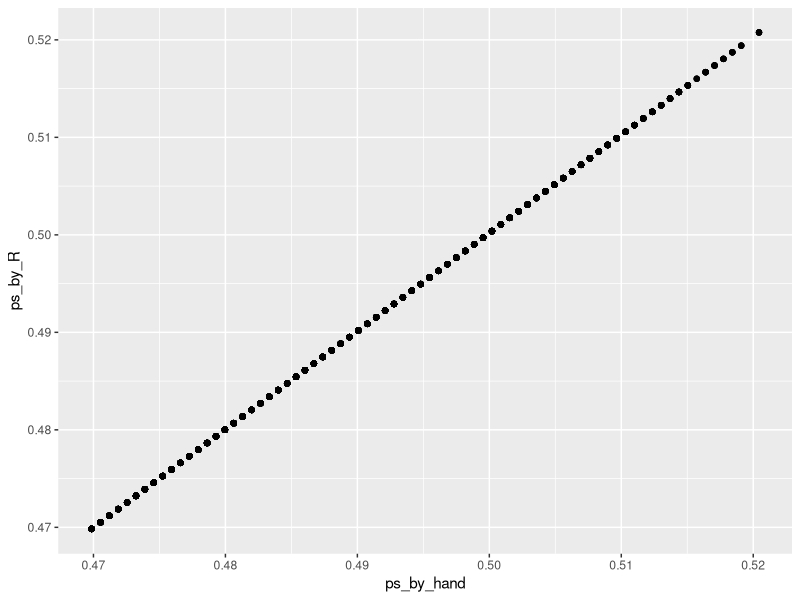
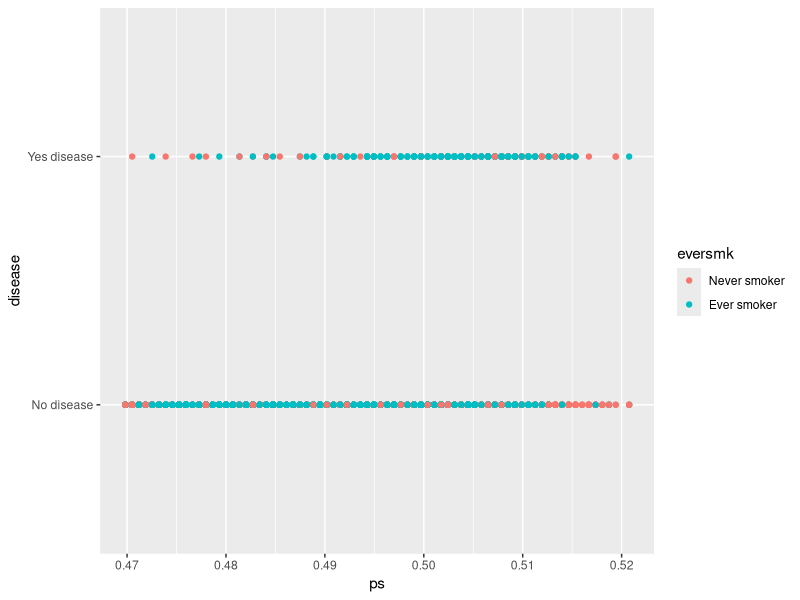
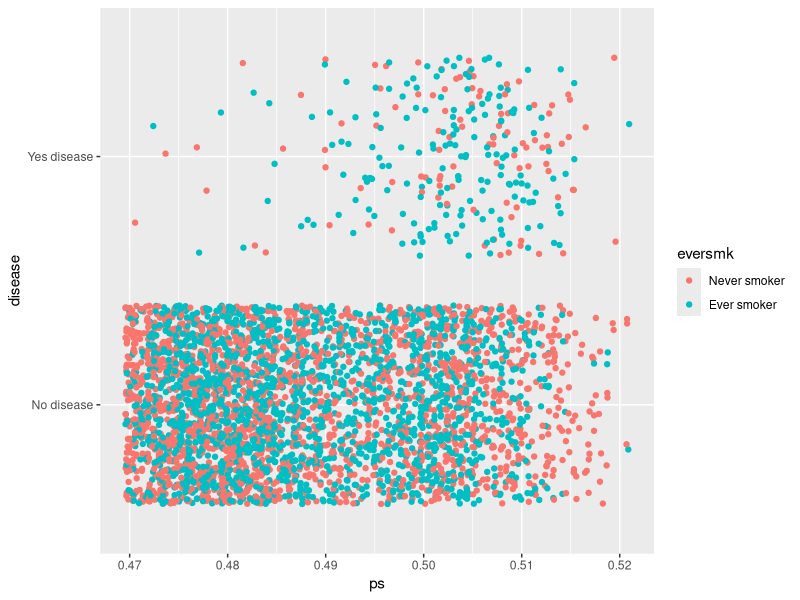
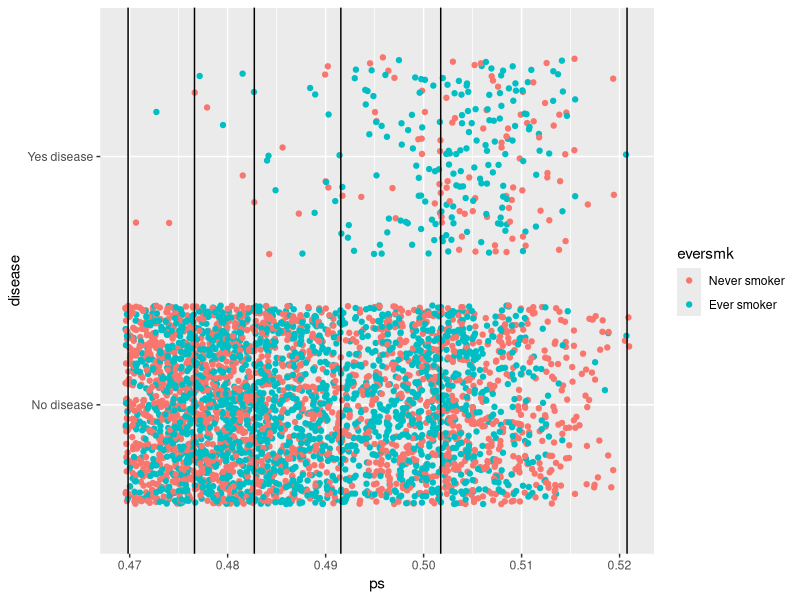
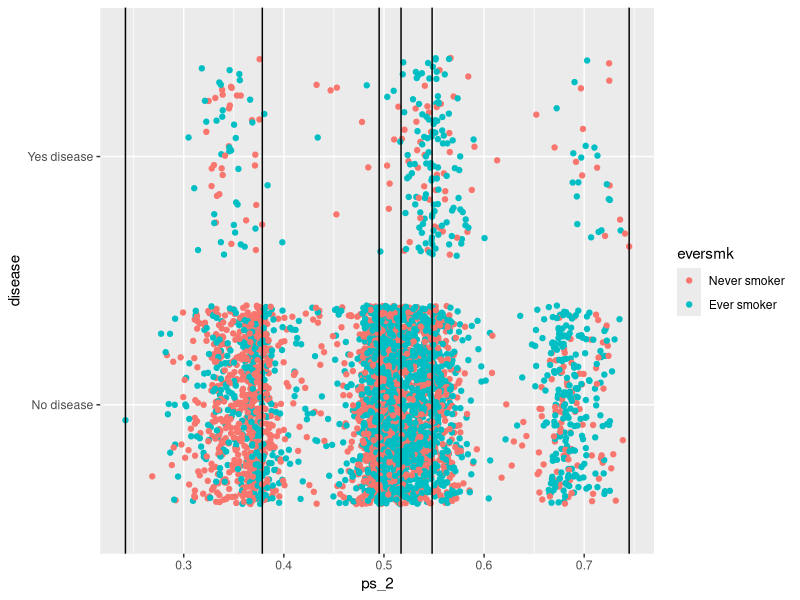

Write the R code that produced these figures, in order.
## ---- chunk 1
knitr::opts_chunk$set(echo = TRUE, message = FALSE)
knitr::opts_knit$set(root.dir = "/cloud/project")
## ---- chunk 2
library(tidyverse)  # core group of tidyverse packages
library(kableExtra)  # to make nice tables
## ---- chunk 3
nmes_data <- read_csv("./Module1/nmesUNPROC.csv")

nmes_data <- nmes_data %>%
  mutate(eversmk = factor(eversmk, levels = c("0", "1"), labels = c("Never smoker", "Ever smoker")),
         lc5 = factor(lc5, levels = c("0", "1"), labels = c("No LC", "LC")),
         female = factor(female, levels = c("0", "1"), labels = c("Male", "Female")),
         chd5 = factor(chd5, levels = c("0", "1"), labels = c("No CHD", "CHD")),
         poor = factor(poor, levels = c("0", "1"), labels = c("Not Poor", "Poor"))
         )
nmes_data <- nmes_data %>%
  mutate(disease = factor(lc5 == "LC" | chd5 == "CHD", 
                          levels=c(FALSE,TRUE), 
                          labels=c("No disease", "Yes disease")))

model1 <- glm(disease ~ eversmk, family=binomial(link="logit"), data=nmes_data)
summary(model1)

exp(coef(model1))

## ---- chunk 4
nmes_data <- read_csv("./Module1/nmesUNPROC.csv")

nmes_data <- nmes_data %>%
  
### Create variables for age, marital status, and education categories
  
  mutate( age_cat =     cut(age, 
                            breaks = c(0, 44, 100), 
                            right = TRUE,
                            labels = c("19-44", "45+")),
          married_cat = cut(marital,
                            breaks = c(0, 1, 5),
                            right = TRUE,
                            labels = c("Currently/once married",
                                       "Never married")),
          educate_cat = cut(educate,
                            breaks = c(0, 1, 4),
                            right = TRUE,
                            labels = c("College grad",
                                       "Other")),
          
  ### Create meaningful labels using factor()
  
          female =  factor(female, 
                           levels = c(0,1), 
                           labels=c("Male", "Female")),
          eversmk = factor(eversmk, 
                           levels = c("0", "1"), 
                           labels = c("Never smoker", "Ever smoker")), 
          current = factor(current,
                           levels = c("0", "1"),
                           labels = c("Not current smoker", "Current smoker")),
          former =  factor(former,
                           levels = c("0", "1"),
                           labels = c("Not former smoker", "Former smoker")),
          lc5 =     factor(lc5, 
                           levels = c("0", "1"), 
                           labels = c("No LC", "LC")),
          chd5 =     factor(chd5, 
                           levels = c("0", "1"), 
                           labels = c("No CHD", "CHD")),
          beltuse = factor(beltuse,
                           levels = c("1", "2", "3"),
                           labels = c("Rare", "Some", "Always/Almost always")),
          educate = factor(educate,
                           levels = c(1,2,3,4),
                           labels = c("College grad", "Some college", "HS grad", "Other")),
          marital = factor(marital,
                           levels = c("1", "2", "3", "4", "5"),
                           labels = c("Married", "Widowed", "Divorced", "Separated", "Never mmarried")),
          poor =    factor(poor,
                           levels = c(0,1),
                           labels = c("Not poor", "Poor")),
  
### Create combined disease variable

          disease = factor(lc5 == "LC" | chd5 == "CHD", 
                           levels=c(FALSE,TRUE), 
                           labels=c("No disease", "Yes disease"))) 

model2 <- glm(disease ~ eversmk + poor + age, family=binomial(link="logit"), data=nmes_data)
summary(model2)
exp(coef(model2))
confint(model2)
## ---- chunk 5
nmes_data <- read_csv("./Module1/nmesUNPROC.csv")

nmes_data = nmes_data %>%
  mutate(female = factor(female, levels = c("0", "1"), labels = c("Male", "Female")),
         
         eversmk = factor(eversmk, levels = c("0","1"), labels = c("No Smoke", "Smoke")),
         
         current = factor(current, levels = c("0", "1"), labels = c("Not Current Smoker", "Current Smoker")),
         
         former = factor(former, levels = c("0", "1"), labels = c("Not Former Smoker", "Former Smoker")),
         
         disease = factor(lc5 == 1 | chd5 == 1, levels = c(FALSE, TRUE), labels = c("No Disease", "Disease")),
         
         lc5 = factor(lc5, levels = c("0", "1"), labels = c("No Lung Cancer", "Lung Cancer")),
         
         chd5 = factor(chd5, levels = c("0", "1"), labels = c("No CHD", "CHD")),
         
         beltuse = factor(beltuse, levels = c("1", "2", "3"), labels = c("Rare Belt Use", "Some Belt Use", "Always Belt Use")),
         
         educate = factor(educate, levels = c("1", "2", "3", "4"), labels = c("College Grad", "Some College", "HS Grad", "Other")),
         
         marital = factor(marital, levels = c("1", "2", "3", "4", "5"), labels = c("Married", "Widowed", "Divorced", "Separated", "Never Married")),
         
         poor = factor(poor, levels = c("0", "1"), labels = c("Not Poor", "Poor")))

model = glm(formula = disease ~ eversmk + poor + educate, family = binomial, data = nmes_data)

summary(model)

coef(model) #coefficient values
exp(coef(model)) #exponential coefficient values
## ---- chunk 6
nmes_data <- read_csv("./Module1/nmesUNPROC.csv")

## Combined lc5 and chd5 into a single disease variable
nmes_data <- nmes_data %>%
  mutate(mscd = lc5 + chd5)

## Recoded eversmk, mscd, female, and agegroup labels for display purposes
nmes_data <- nmes_data %>%
  mutate(
         eversmk = factor(eversmk, levels = c("0", "1"), labels = c("Never smoker", "Ever smoker")), 
         mscd = factor(mscd, levels = c("0","1"), labels = c("No MSCD", "Yes MSCD")),
         female = factor(female, levels = c("0", "1"), labels = c("Male", "Female")),
         agegroup = cut(age, breaks = c(0, 24, 34, 44, 54, 64, 100), right = TRUE, labels = c("19-24","25-34","35-44","45-54", "55-64","65+")))

# code for logistic regression
model1 <- glm(mscd ~ eversmk + female + agegroup, family=binomial(link="logit"), data=nmes_data)

summary(model1)

exp(coef(model1))
## ---- chunk 7
nmes_data <- read_csv("./Module1/nmesUNPROC.csv")

nmes_data <- nmes_data %>%
  mutate(eversmk = factor(eversmk, levels = c("0", "1"), labels = c("Never smoker", "Ever smoker")),
         lc5 = factor(lc5, levels = c("0", "1"), labels = c("No LC", "LC")),
         chd5 = factor(chd5, levels = c("0", "1"), labels = c("No CHD", "CHD")),
         female = factor(female, levels= c("0", "1"), labels = c("Male", "Female")),
         current = factor(current, levels= c("0", "1"), labels = c("Not current smoker", "Current smoker")),
         former = factor(former, levels= c("0", "1"), labels = c("Not former smoker", "Former smoker")),
         beltuse = factor(beltuse, levels= c("1", "2", "3"), labels = c("Rare", "Some", "Almost always")),
         educate = factor(educate, levels= c("1", "2", "3", "4"), labels = c("College grad", "Some college", "HS grad", "Other")),
         marital = factor(marital, levels= c("1", "2", "3", "4", "5"), labels = c("Married", "Widowed", "Divorced", "Separated", "Never married")),
         poor = factor(poor, levels= c("0", "1"), labels = c("Not poor", "Poor"))
         )

nmes_data <- nmes_data %>%
  mutate(disease = factor(lc5 == "LC" | chd5 == "CHD", 
                          levels=c(FALSE,TRUE), 
                          labels=c("No disease", "Yes disease")))
## ---- chunk 8
age_quintiles <- quantile(nmes_data$age, probs=c(0, 0.2, 0.4, 0.6, 0.8, 1))
age_quintiles
## ---- chunk 9
nmes_data <- nmes_data %>%
  mutate(age_strata = cut(age, breaks=age_quintiles))

nmes_data %>% 
  count(age_strata)
## ---- chunk 10
nmes_data <- nmes_data %>%
  mutate(age_strata = cut(age, breaks=age_quintiles, include.lowest = TRUE))

nmes_data %>% 
  count(age_strata)
## ---- chunk 11
nmes_data %>%
  count(age_strata, eversmk, disease) %>%
  group_by(age_strata, eversmk) %>%
  mutate(prop = n/sum(n), N=sum(n)) %>%
  ungroup()
## ---- chunk 12
nmes_data %>%
  count(age_strata, eversmk, disease) %>%
  group_by(age_strata, eversmk) %>%
  mutate(prop = n/sum(n), N=sum(n)) %>%
  ungroup() %>%
  filter(disease == "Yes disease")
## ---- chunk 13
nmes_data %>%
  count(age_strata, eversmk, disease) %>%
  group_by(age_strata, eversmk) %>%
  mutate(prop = n/sum(n), N=sum(n)) %>%
  ungroup() %>%
  filter(disease == "Yes disease") %>%
  pivot_wider(names_from = eversmk, values_from = c(n, N, prop))
## ---- chunk 14
age_strata_table <- nmes_data %>%
  count(age_strata, eversmk, disease) %>%
  group_by(age_strata, eversmk) %>%
  mutate(prop = n/sum(n), N=sum(n)) %>%
  ungroup() %>%
  filter(disease == "Yes disease") %>%
  pivot_wider(names_from = eversmk, values_from = c(n, N, prop)) %>%
  select(age_strata, N_NS = `N_Never smoker`, prop_NS=`prop_Never smoker`, N_ES=`N_Ever smoker`, prop_ES=`prop_Ever smoker`)

age_strata_table
## ---- chunk 15
age_strata_table <- age_strata_table %>%
  mutate(log_OR = log( (prop_ES/(1 - prop_ES)) / (prop_NS/(1 - prop_NS))),
         SE_LOR = sqrt( 1/(prop_ES*N_ES) + 1/((1-prop_ES)*N_ES) + 1/(prop_NS*N_NS) + 1/((1-prop_NS)*N_NS) ))

age_strata_table
## ---- chunk 16
age_strata_table <- age_strata_table %>%
  mutate(inv_var = 1/SE_LOR^2)

age_strata_table
## ---- chunk 17
age_strata_table <- age_strata_table %>%
  mutate(weight = inv_var/sum(inv_var))

age_strata_table
## ---- chunk 18
age_strata_table %>%
  summarize(pooled_log_OR = sum(log_OR*weight), pooled_OR = exp(pooled_log_OR))
## ---- chunk 19
model_age_strata <- glm(disease ~ eversmk + age_strata, family=binomial(link="logit"), data=nmes_data)
summary(model_age_strata)
## ---- chunk 20
coef(model_age_strata)
exp(coef(model_age_strata))
## ---- chunk 21
prop_model <- glm(eversmk ~ age, family = binomial(link="logit"), data=nmes_data, na.action = na.exclude)
summary(prop_model)
## ---- chunk 22
nmes_data <- nmes_data %>%
  mutate(ps_by_hand = exp(-0.172 + 0.0027*age)/(1+exp(-0.172 + 0.0027*age)))
## ---- chunk 23
nmes_data <- nmes_data %>%
  mutate(ps_by_R = predict(prop_model, type = "response"))
## ---- chunk 24
ggplot(data = nmes_data) +
  geom_point(mapping = aes(x=ps_by_hand, y=ps_by_R))
## ---- chunk 25
nmes_data <- nmes_data %>%
  select(-ps_by_hand) %>%    # the - in front means to remove it
  rename(ps = ps_by_R)
## ---- chunk 26
ggplot(data = nmes_data) +
  geom_point(mapping = aes(x=ps, y=disease, color=eversmk)) 
## ---- chunk 27
ggplot(data = nmes_data) +
  geom_jitter(mapping = aes(x=ps, y=disease, color=eversmk)) 
## ---- chunk 28
ps_quintiles <- quantile(nmes_data$ps, probs=c(0, 0.2, 0.4, 0.6, 0.8, 1))

ps_quintiles
## ---- chunk 29
nmes_data <- nmes_data %>%
  mutate(ps_strata = cut(ps, breaks=ps_quintiles, include.lowest=TRUE))

nmes_data %>% 
  count(ps_strata)
## ---- chunk 30
ggplot(data = nmes_data) +
  geom_jitter(mapping = aes(x=ps, y=disease, color=eversmk)) + 
  geom_vline(xintercept = ps_quintiles)
## ---- chunk 31
model_ps_strata <- glm(disease ~ eversmk + ps_strata, family = binomial(link="logit"), data=nmes_data)
summary(model_ps_strata)
## ---- chunk 32
coef(model_ps_strata)
exp(coef(model_ps_strata))
## ---- chunk 33
# fit propensity score model: trt ~ confounders
prop_model_2 <- glm(eversmk ~ age + bmi + marital, family = binomial(link="logit"), data=nmes_data, na.action = na.exclude)
summary(prop_model_2)

# calculate propensity scores:
nmes_data <- nmes_data %>%
  mutate(ps_2 = predict(prop_model_2, type = "response"))

# calculate propensity score quintiles:
ps_quintiles <- quantile(nmes_data$ps_2, probs=c(0, 0.2, 0.4, 0.6, 0.8, 1), na.rm=TRUE)  # need na.rm=TRUE to deal with missing values

nmes_data <- nmes_data %>%
  mutate(ps_strata_2 = cut(ps_2, breaks=ps_quintiles, include.lowest=TRUE))

nmes_data %>% 
  count(ps_strata)

# look at these propensity scores:
ggplot(data = nmes_data) +
  geom_jitter(mapping = aes(x=ps_2, y=disease, color=eversmk)) + 
  geom_vline(xintercept = ps_quintiles)

# model log odds of disease from smoking and ps quintiles
model_ps_strata_2 <- glm(disease ~ eversmk + ps_strata_2, family = binomial(link="logit"), data=nmes_data)
summary(model_ps_strata_2)

# exponentiate coefficients to get ORs
coef(model_ps_strata_2)
exp(coef(model_ps_strata_2))
